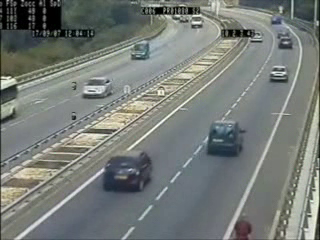
#> input picture frame 75 of L9/cars+cycle.avi, 320 x 240 px
$ python main.py
#> lines starting #> are read from the running program, lines starting #| are printed output that depends on the picture; after the words box and inside, x2 and y2 are one past the last pixel; in counts of white or black regions, pixels touching at a corner belong together
import cv2

cap = cv2.VideoCapture("cars+cycle.avi")
car_cascade = cv2.CascadeClassifier("cars.xml")

while True:

    ret, frames = cap.read()
#> frames is the input picture: shape (240, 320, 3); mean B, G, R 120, 123.9, 118.8
    gray = cv2.cvtColor(frames, cv2.COLOR_BGR2GRAY)
    cars = car_cascade.detectMultiScale(gray, 1.1, 1)
#> cars = [[265, 8, 24, 24], [184, 7, 30, 30], [257, 55, 40, 40], [74, 74, 36, 36], [115, 29, 44, 44], [95, 151, 58, 58], [191, 110, 66, 66], [74, 111, 106, 106]]
    for(x, y, w, h) in cars:
        cv2.rectangle(frames, (x, y), (x+w, y+h), (255, 255, 255), 2)
#> this loop made 8 passes
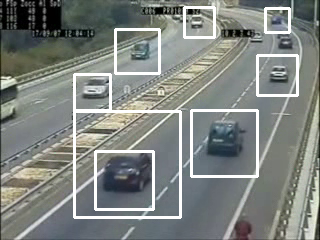
#> frames: shape (240, 320, 3); 6.17% of pixels changed, all inside (x1, y1, x2, y2) = (73, 6, 299, 219)

    cv2.imshow("Video 2", frames)

    if cv2.waitKey(33) == 27:
#> (key Esc is pressed here)
        break

    cv2.destroyAllWindows()

$ run again, starting later in the video
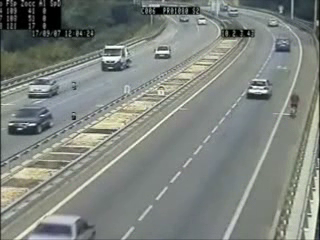
#> input picture frame 337 of L9/cars+cycle.avi, 320 x 240 px
#> frames is the input picture: shape (240, 320, 3); mean B, G, R 126.3, 131.7, 126
#> `gray = cv2.cvtColor(frames, cv2.COLOR_BGR2GRAY)`:
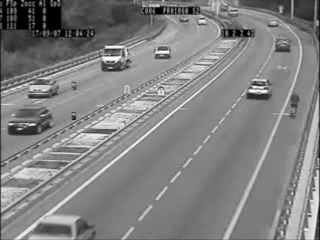
#> gray: shape (240, 320); min 0, max 254, mean 129.4
#> cars = [[271, 34, 23, 23], [150, 42, 24, 24], [239, 72, 40, 40], [2, 105, 42, 42], [84, 32, 55, 55], [16, 64, 50, 50]]
#> the loop `for(x, y, w, h) in cars:` made 6 passes
#> after the loop `for(x, y, w, h) in cars:`:
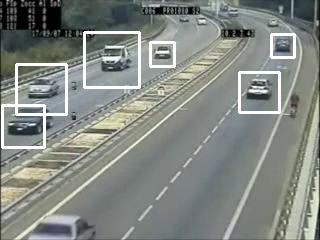
#> frames: shape (240, 320, 3); 3.6% of pixels changed, all inside (x1, y1, x2, y2) = (1, 31, 296, 149)

$ run again, starting later in the video
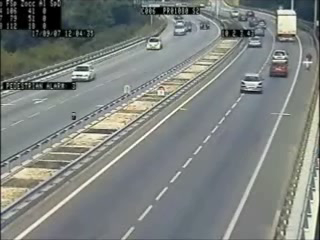
#> input picture frame 600 of L9/cars+cycle.avi, 320 x 240 px
#> frames is the input picture: shape (240, 320, 3); mean B, G, R 126.6, 129.8, 124.9
#> `gray = cv2.cvtColor(frames, cv2.COLOR_BGR2GRAY)`:
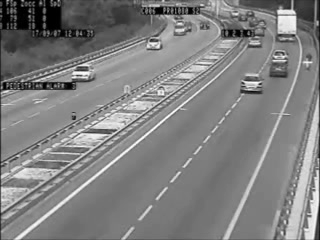
#> gray: shape (240, 320); min 0, max 254, mean 127.9
#> cars = [[243, 32, 23, 23], [265, 60, 26, 26], [238, 73, 29, 29], [252, 48, 45, 45], [27, 47, 61, 61]]
#> the loop `for(x, y, w, h) in cars:` made 5 passes
#> after the loop `for(x, y, w, h) in cars:`:
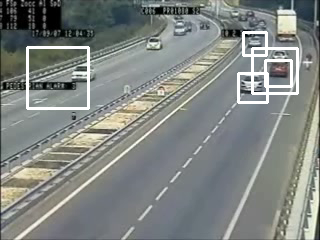
#> frames: shape (240, 320, 3); 2.77% of pixels changed, all inside (x1, y1, x2, y2) = (26, 31, 299, 110)
